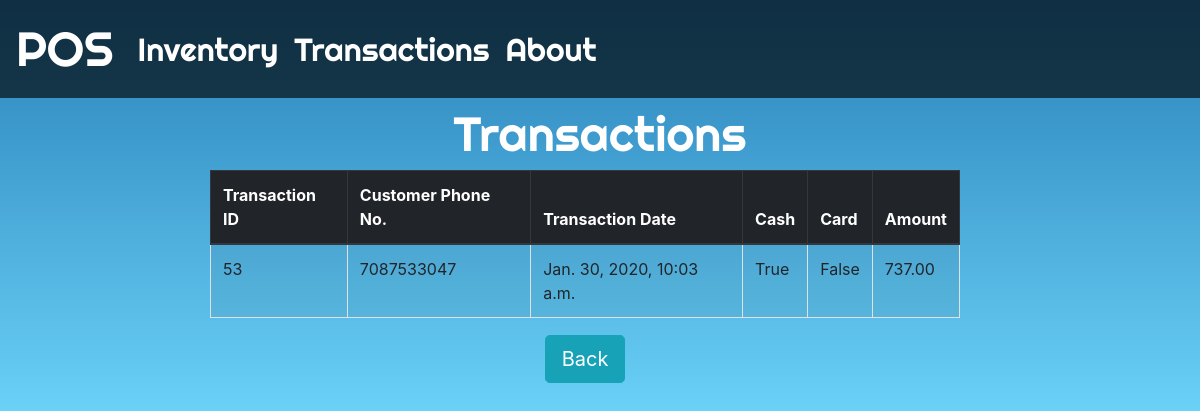
Before: /transactions/records with the older database file.
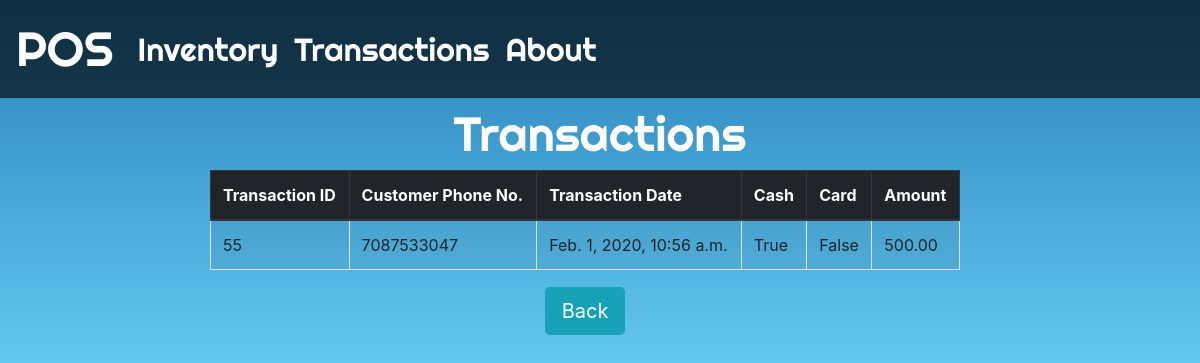
After: the same page with the newer database file.
### transactions/models.py (models this page shows)
class paymentdetails(models.Model):
    customer_phoneno=models.IntegerField(blank=False)
    payment_date=models.DateTimeField( auto_now_add=True)
    cash=models.BooleanField(blank=True, default=True)
    card=models.BooleanField(blank=True)
    amount=models.DecimalField(blank=True, decimal_places=2, max_digits=10000, null=True)

### transactions/views.py (the view)
# urls.py: path('records',record),
def record(request):
    trans_instance=paymentdetails.objects.all()
    table_columns=["Transaction ID", "Customer Phone No.", "Transaction Date","Cash","Card","Amount"]
    context={
        'tcol':table_columns,
        'record_instance':trans_instance
    }
    return render(request, 'record.html',context)

### transactions/templates/record.html
{% extends 'transbase.html' %}
{% block content %}
<div class='row container-fluid'>
        <div class='col-md-2'></div>
        <div class='col-md-8'>
            <table align='center' border='1' class='table table-hover table-bordered table-striped rounded'>
            <thead class='thead-dark'>
                <tr>
                    {% for x in tcol %}
                    <th>{{x}}</th>
                    {%endfor%}
                </tr>
        </thead>
            {% for value in record_instance %}
            <tr>
                <td>{{value.id}}</td>
                <td>{{value.customer_phoneno}}</td>
                <td>{{value.payment_date}}</td>
                <td>{{value.cash}}</td>
                <td>{{value.card}}</td>
                <td>{{value.amount}}</td>
            </tr>
            {% endfor %}
        </table>
        <div class='col-md-2'></div>
</div>
<div class='container-fluid'>
    <center> <a href="." class="btn btn-info btn-lg">Back</a></center>
</div>
    {% endblock %}

Changed rows visible on the page:
removed paymentdetails: id "53", customer_phoneno "7087533047", payment_date "Jan. 30, 2020, 10:03 a.m.", cash "True", card "False", amount "737.00"
added paymentdetails: id "55", customer_phoneno "7087533047", payment_date "Feb. 1, 2020, 10:56 a.m.", cash "True", card "False", amount "500.00"
